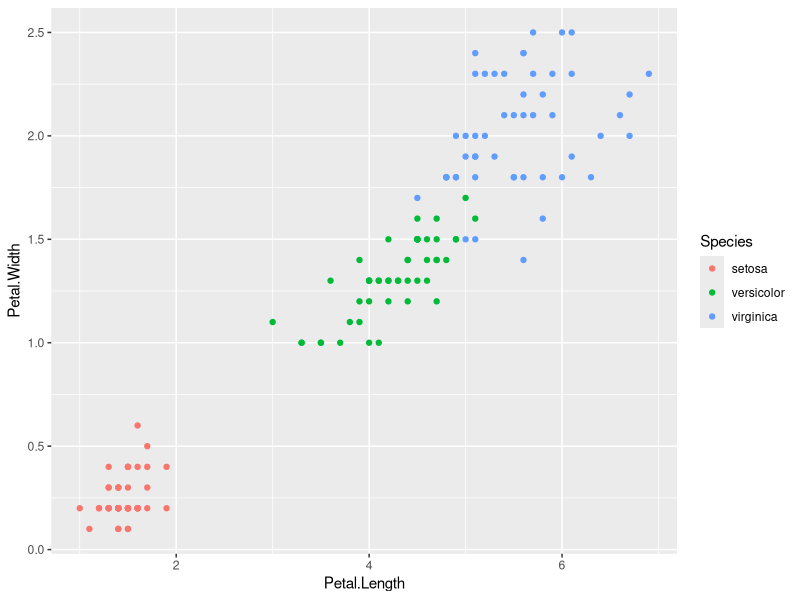
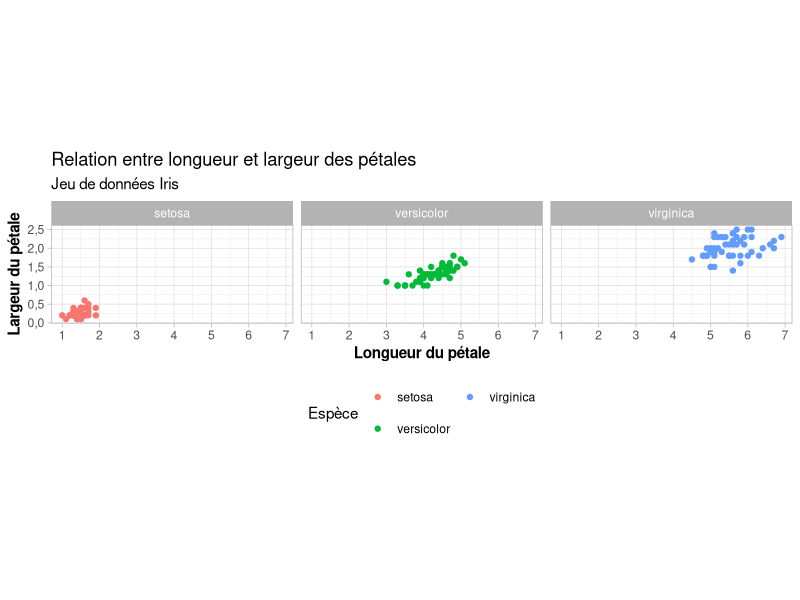
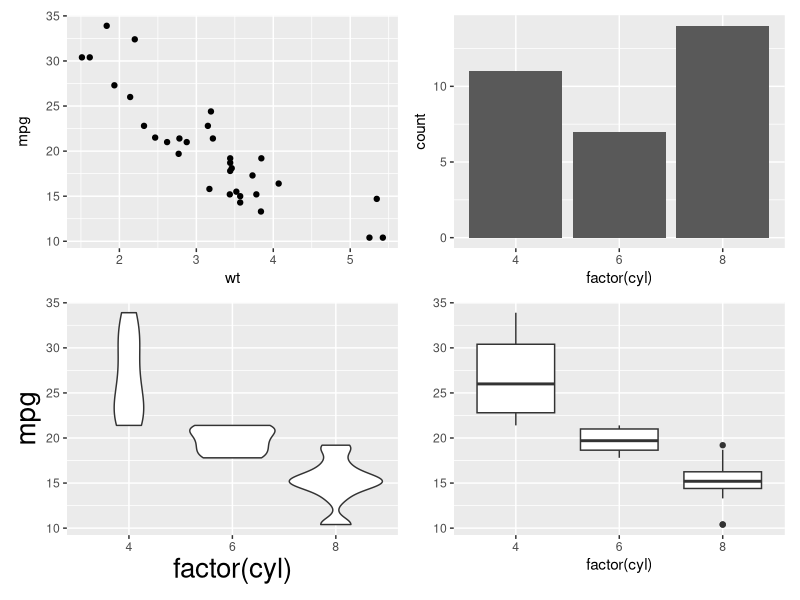
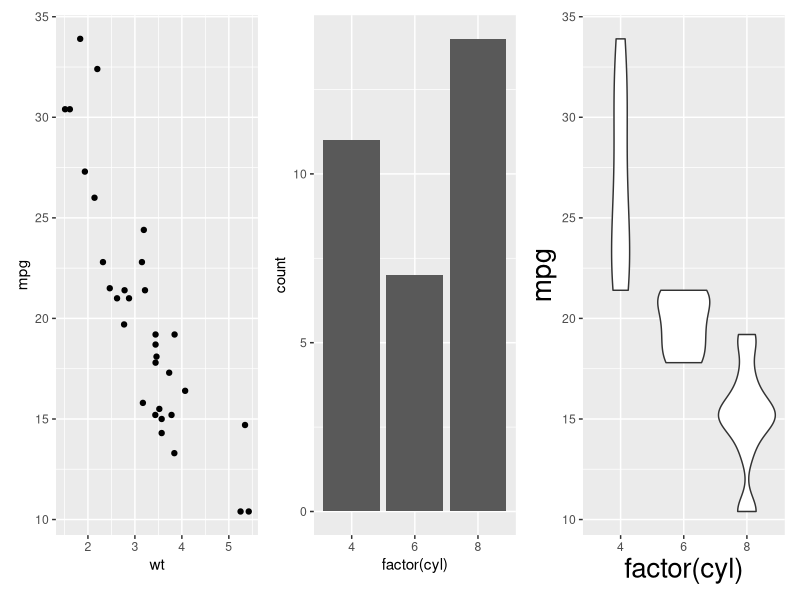
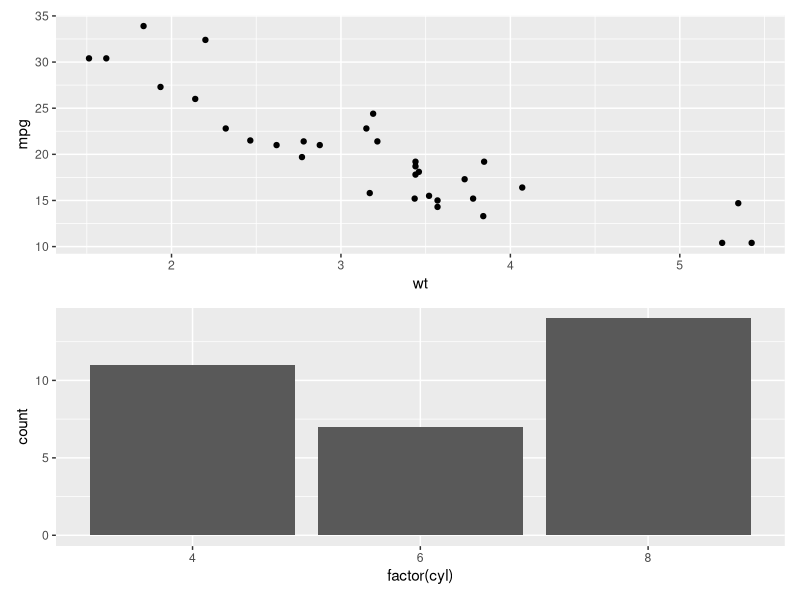
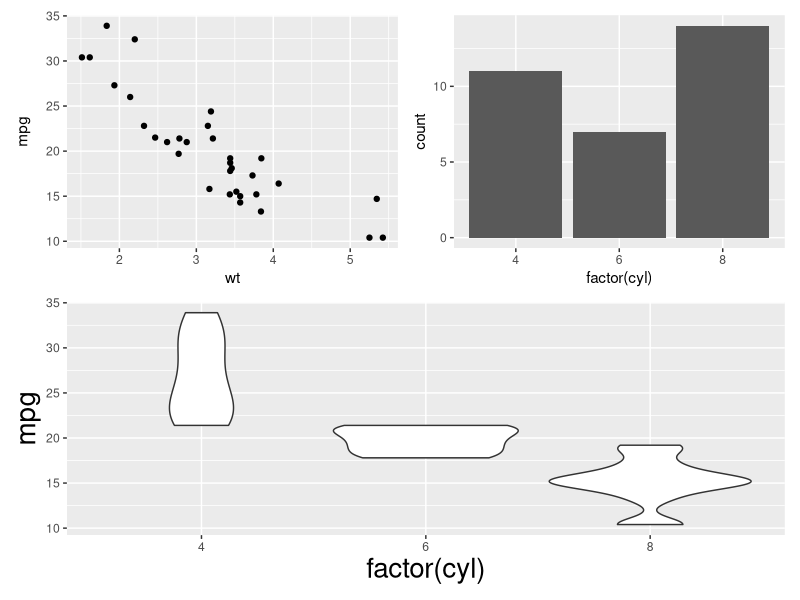
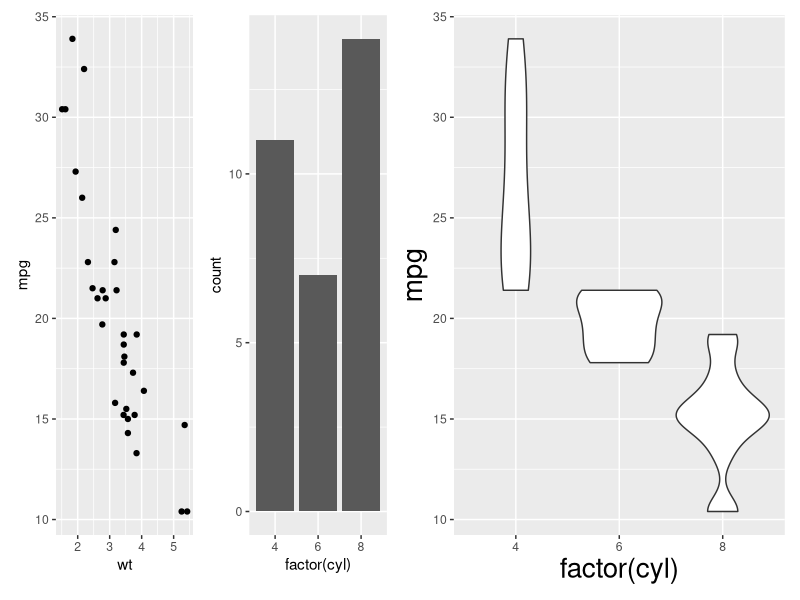
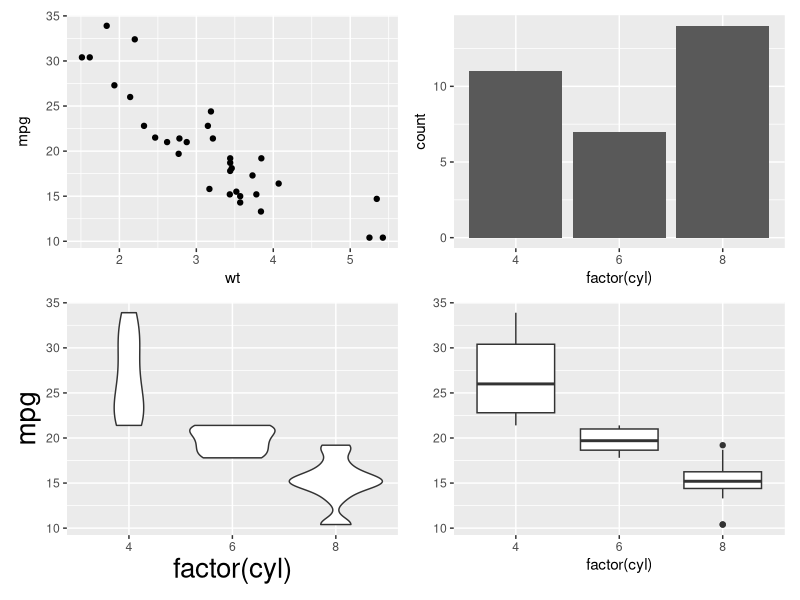

Write R code to recreate these figures, in order.
## ---- chunk 1
#| fig-cap: Un exemple simple de nuage de points avec `ggplot2`
#| label: fig-exemple-simple-ggplot2
library(ggplot2)
p <- 
  ggplot(iris) +
  aes(
    x = Petal.Length, 
    y = Petal.Width, 
    colour = Species
  ) +
  geom_point()
p
## ---- chunk 2
#| label: fig-exemple-avance-ggplot2
#| fig-cap: Un exemple avancé de nuage de points avec `ggplot2`
#| fig-height: 4
p +
  labs(
    x = "Longueur du pétale",
    y = "Largeur du pétale",
    colour = "Espèce"
  ) +
  ggtitle(
    "Relation entre longueur et largeur des pétales",
    subtitle = "Jeu de données Iris"
  ) +
  scale_x_continuous(breaks = 1:7) +
  scale_y_continuous(
    labels = scales::label_number(decimal.mark = ",")
  ) +
  coord_equal() +
  facet_grid(cols = vars(Species)) +
  guides(
    color = guide_legend(nrow = 2)
  ) +
  theme_light() +
  theme(
    legend.position = "bottom",
    axis.title = element_text(face = "bold")
  )
## ---- chunk 3
p1 <- ggplot(mtcars) +
  aes(x = wt, y = mpg) + 
  geom_point()
p2 <- ggplot(mtcars) +
  aes(x = factor(cyl)) +
  geom_bar()
p3 <- ggplot(mtcars) +
  aes(x = factor(cyl), y = mpg) +
  geom_violin() +
  theme(axis.title = element_text(size = 20))
p4 <- ggplot(mtcars) +
  aes(x = factor(cyl), y = mpg) + 
  geom_boxplot() +
  ylab(NULL)
## ---- chunk 4
library(patchwork)
p1 + p2 + p3 + p4
## ---- chunk 5
p1 | p2 | p3
## ---- chunk 6
p1 / p2
## ---- chunk 7
(p1 + p2) / p3
## ---- chunk 8
(p1 + p2) | p3
## ---- chunk 9
list(p1, p2, p3, p4) |> 
  wrap_plots()
## ---- chunk 10
p1 + p2 + p3 + p4 + plot_layout(widths = c(2, 1))
## ---- chunk 11
p1 + p2 + p3 + p4 +
  plot_annotation(
    title = "Titre du graphique",
    subtitle = "sous-titre",
    caption = "notes additionelles",
    tag_levels = "a",
    tag_suffix = "."
  )
